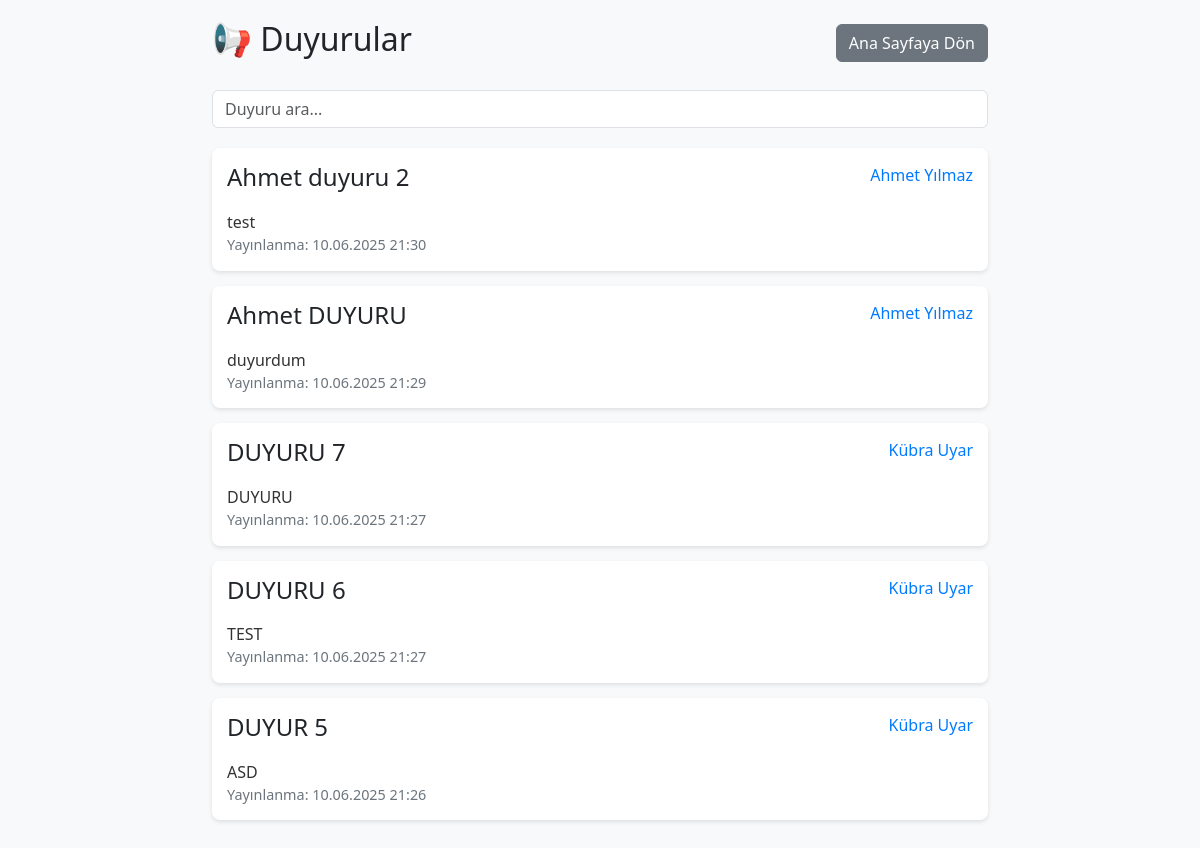
Screenshot of /duyurular.php (signed in) with the database file from the repository.
### tables this page shows
CREATE TABLE `duyurular` (
  `id` int(11) NOT NULL,
  `ogretmen_id` int(11) NOT NULL,
  `baslik` varchar(255) NOT NULL,
  `icerik` text NOT NULL,
  `tarih` datetime NOT NULL,
  `son_gecerlilik_tarihi` datetime DEFAULT NULL,
  `durum` enum('aktif','pasif','','') NOT NULL
);

CREATE TABLE `ogretmenler` (
  `id` int(11) NOT NULL,
  `unvan` varchar(255) NOT NULL,
  `ad_soyad` varchar(255) NOT NULL,
  `email` varchar(255) NOT NULL,
  `sifre` varchar(255) NOT NULL,
  `created_at` datetime NOT NULL
);

### duyurular.php (the view, shortened to what this page needs)
<?php
include "db.php";
$duyurular = $db->query("
    SELECT d.*, o.ad_soyad as ogretmen_adi
    FROM duyurular d
    JOIN ogretmenler o ON d.ogretmen_id = o.id
    WHERE d.durum = 'aktif'
    AND (d.son_gecerlilik_tarihi IS NULL OR d.son_gecerlilik_tarihi > NOW())
    ORDER BY d.tarih DESC
")->fetchAll(PDO::FETCH_ASSOC);
?>
<!DOCTYPE html>
<html lang="tr">
<head>
    <link href="assets/css/bootstrap.min.css" rel="stylesheet">
</head>
<body>
    <div class="container">
        <div class="d-flex justify-content-between align-items-center mb-4">
            <h2>📢 Duyurular</h2>
            <?php if (isset($_SESSION['ogretmen_id'])): ?>
                <a href="panel.php" class="btn btn-secondary">Panele Dön</a>
            <?php else: ?>
                <a href="index.php" class="btn btn-secondary">Ana Sayfaya Dön</a>
            <?php endif; ?>
        </div>
        <div class="search-box">
            <input type="text" class="form-control" id="searchInput" placeholder="Duyuru ara...">
        </div>
        <?php if (empty($duyurular)): ?>
            <div class="alert alert-info">
                Aktif duyuru bulunmuyor.
            </div>
        <?php else: ?>
            <?php foreach ($duyurular as $duyuru): ?>
                <div class="announcement-card" data-title="<?php echo strtolower(htmlspecialchars($duyuru['baslik'])); ?>"
                     data-content="<?php echo strtolower(htmlspecialchars($duyuru['icerik'])); ?>"
                     data-teacher="<?php echo strtolower(htmlspecialchars($duyuru['ogretmen_adi'])); ?>">
                    <div class="announcement-header">
                        <h4><?php echo htmlspecialchars($duyuru['baslik']); ?></h4>
                        <span class="announcement-teacher">
                            <?php echo htmlspecialchars($duyuru['ogretmen_adi']); ?>
                        </span>
                    </div>
                    <div class="announcement-content">
                        <?php echo nl2br(htmlspecialchars($duyuru['icerik'])); ?>
                    </div>
                    <div class="announcement-time">
                        Yayınlanma: <?php echo date('d.m.Y H:i', strtotime($duyuru['tarih'])); ?>
                    </div>
                </div>
            <?php endforeach; ?>
        <?php endif; ?>
    </div>
</body>
</html>

### duyurular.php (style rules this page uses)
body { padding: 20px; background-color: #f8f9fa; }
.container { max-width: 800px; margin: 0 auto; }
.announcement-card { background: white; border-radius: 8px; box-shadow: 0 2px 4px rgba(0,0,0,0.1); margin-bottom: 15px; padding: 15px; }
.announcement-header { display: flex; justify-content: space-between; margin-bottom: 10px; }
.announcement-content { color: #333; line-height: 1.5; }
.announcement-time { color: #6c757d; font-size: 0.9em; }
.announcement-teacher { color: #007bff; font-weight: 500; }
.search-box { margin-bottom: 20px; }

### rows the page displays
duyurular: baslik "Ahmet duyuru 2", ogretmenler.ad_soyad "Ahmet Yılmaz", icerik "test", tarih "10.06.2025 21:30"
duyurular: baslik "Ahmet DUYURU", ogretmenler.ad_soyad "Ahmet Yılmaz", icerik "duyurdum", tarih "10.06.2025 21:29"
duyurular: baslik "DUYURU 7", ogretmenler.ad_soyad "Kübra Uyar", icerik "DUYURU", tarih "10.06.2025 21:27"
duyurular: baslik "DUYURU 6", ogretmenler.ad_soyad "Kübra Uyar", icerik "TEST", tarih "10.06.2025 21:27"
duyurular: baslik "DUYUR 5", ogretmenler.ad_soyad "Kübra Uyar", icerik "ASD", tarih "10.06.2025 21:26"
